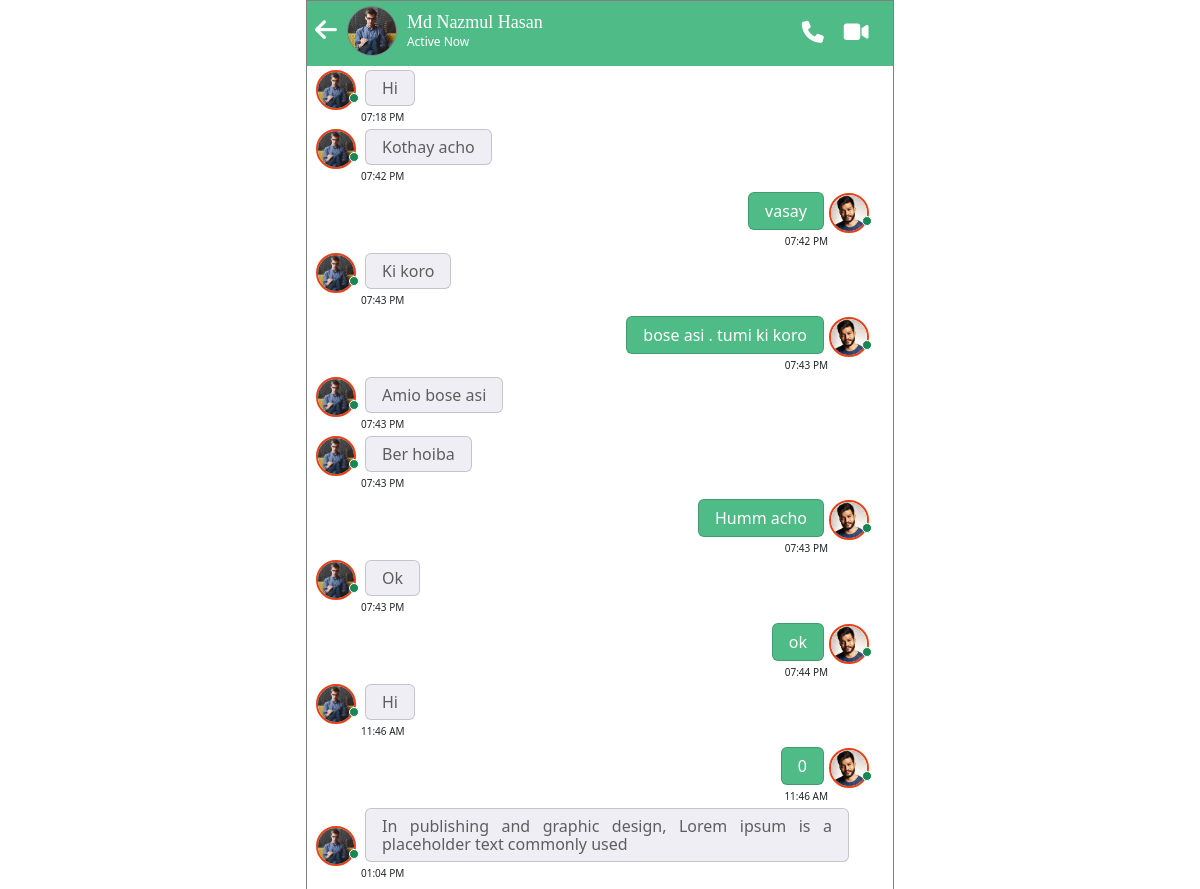
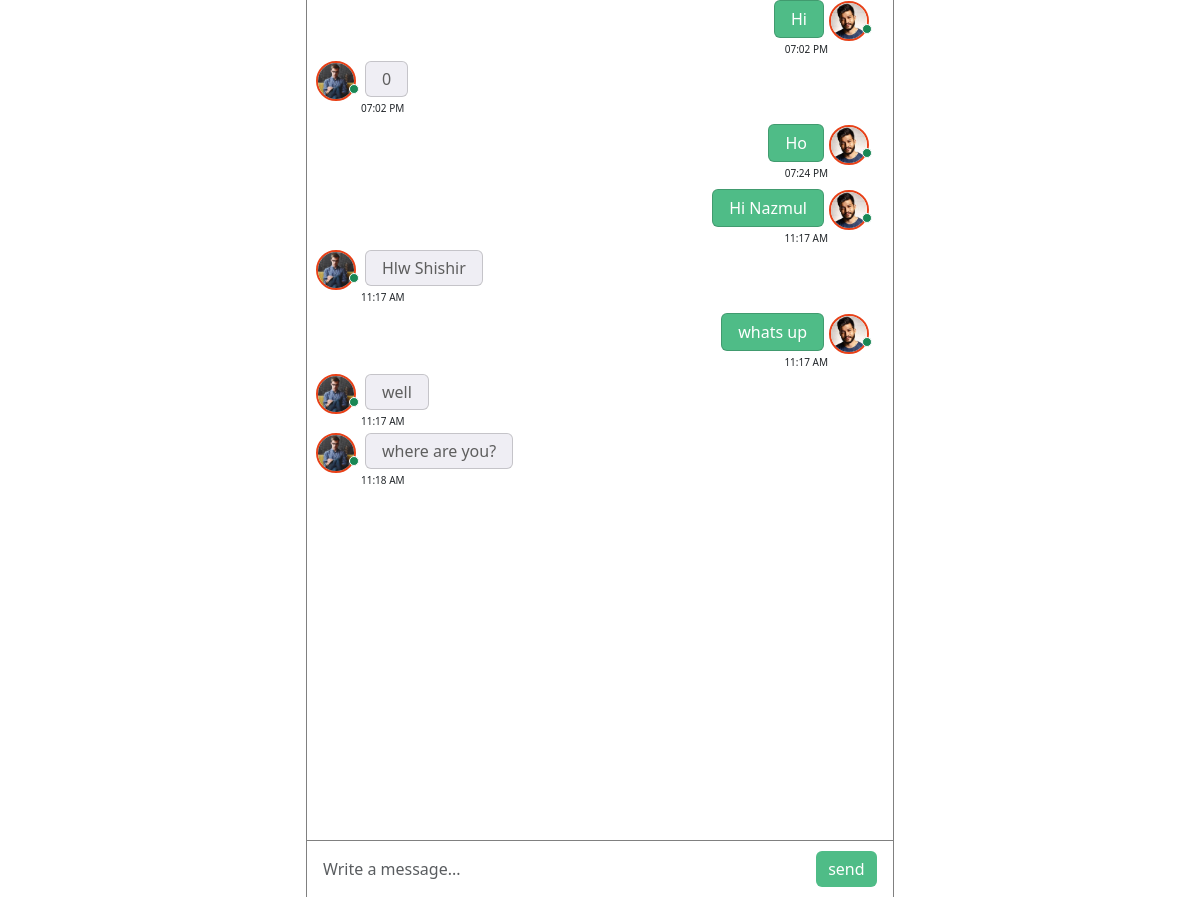
Screenshot of /chats-page/5 (signed in) with the database file from the repository (2 pictures, top to bottom).
### accounts/models.py (models this page shows)
class User(AbstractUser):
    avatar = models.ImageField(
        upload_to="avater",
        help_text="Designates that this user has permissions to access Profile Picture.",
        verbose_name="avatar"
    )

### core/models.py (models this page shows)
class Chat(models.Model):
    sender = models.PositiveIntegerField(default=None)
    message = models.TextField(null=True, blank=True)
    thread_name = models.CharField(null=True, blank=True, max_length=500)
    timestamp = models.DateTimeField(auto_now_add=True)
    def __str__(self):
        return self.message

### core/views.py (the view)
# urls.py: path('chats-page/<int:id>', chats_page, name="chats_page"),
@login_required(login_url='welcomePage')
def chats_page(request,id):
  try:
    user = User.objects.get(id=id)
  except User.DoesNotExist:
    return redirect('chats')
  to_user = User.objects.get(id=id)
  if request.user.id > to_user.id:
      thread_name = f'chat_{request.user.id}-{to_user.id}'
  else:
      thread_name = f'chat_{to_user.id}-{request.user.id}'
  messages = Chat.objects.filter(thread_name=thread_name)
  unseen_msg = ChatNotification.objects.filter(is_seen=False , user=request.user)
  for i in unseen_msg:
    if i.chat.sender == id:
      i.is_seen = True
      i.save()
  return render(request,"core/chats-page.html",locals())

### core/templates/core/chats-page.html (shortened to what this page needs)
<!doctype html>
{% load static %}
<html lang="en">
<head>
    <link href="https://cdn.jsdelivr.net/npm/bootstrap@5.3.0/dist/css/bootstrap.min.css" rel="stylesheet">
    <link rel="stylesheet" href="{% static 'core/css/style.css' %}">
</head>
<body>
    <div id="header">
        <div class="header-wrap p-2 d-flex align-items-center">
            <div class="back-btn">
                <a href="{% url 'chats' %}"><i class="fa-solid fa-arrow-left"></i></a>
            </div>
            <div class="profile-content d-flex">
                <div class="avatar">
                    <img src="{{user.avatar.url}}" alt="">
                </div>
                <div class="profile-info" style="width: 70%;">
                    <a href="" class="text-decoration-none text-white">{{user.first_name|truncatechars:15}}</a>
                    <p class="text-white" style="font-size: 12px;"> Active Now</p>
                </div>
            </div>
            <div class="chat-action-profile d-flex justify-content-end">
                <a href="" class="text-white text-decoration-none"><i class="fa-solid fa-phone"></i></a>
                <a href="" class="text-white text-decoration-none"><i class="fa-solid fa-video"></i></a>
            </div>
        </div>
        <div class="card-body p-4 pt-3" id="message_body" style="height: 75vh;overflow: auto;">
            {% for message in messages %}
                {% if message.sender == request.user.id %}
                        <div class="d-flex align-items-baseline pt-1 text-end justify-content-end">
                        <div class="pe-2" style="margin-right: 0.5rem !important;">
                            <div>
                                <div class="card card-text d-inline-block p-2 px-3 m-1"
                                    style="text-align: justify;line-height: 20px;background: #4FBC87;color: white;">
                                    {{message}}
                                </div>
                            </div>
                            <div>
                                <div class="small" style="font-size: 10px;">
                                    {{ message.timestamp|time:'h:i A' }}</div>
                            </div>
                        </div>
                        <div class="position-relative avatar_">
                            <img src="{{request.user.avatar.url}}" class="img-fluid" alt="">
                            <span
                                class="position-absolute bottom-0 start-100 translate-middle p-1 bg-success border border-light rounded-circle">
                            </span>
                        </div>
                    </div>
                {% else %}
                            <div class="d-flex align-items-baseline">
                            <div class="position-relative avatar_">
                                <img src="{{user.avatar.url}}" class="img-fluid " alt="">
                                <span
                                    class="position-absolute bottom-0 start-100 translate-middle p-1 bg-success border border-light rounded-circle">
                                </span>
                            </div>
                            <div class="pe-2" style="margin-right: 0.5rem !important;">
                                <div style="margin-left: 5px;">
                                    <div class="card card-text d-inline-block p-2 px-3 m-1"
                                        style="text-align: justify;line-height: 18px;background: #EFEEF4;color: #5e5e5e;">{{message}}
                                    </div>
                                </div>
                                <div>
                                    <div class="small" style="font-size: 10px;margin-left: 5px;">{{ message.timestamp|time:'h:i A' }}</div>
                                </div>
                            </div>
                        </div>
                {% endif %}
            {% endfor %}
        </div>
        <div class="card-footer bg-white position-fixed w-100 bottom-0 m-0 p-1">
            <div class="input-group">
                <form action="" class="d-flex justify-content-between w-100" id="message_form">
                    <input type="text" class="form-control border-0" placeholder="Write a message..."
                        id="message_input">
                    <div class="input-group-text bg-transparent border-0">
                        <button class="btn btn-primary" id="send_btn" style="background: #4FBC87;border: none;">
                            send
                        </button>
                    </div>
                </form>
            </div>
        </div>
    </div>
</body>
</html>

### static/core/css/style.css (style rules this page uses)
body { width: 49% !important; margin: 0 auto; height: 100vh; border: 1px solid gray; }
div#header { height: 65px; width: 100%; background: #4FBC87; }
.header-wrap { height: 60px; }
.back-btn a i { color: white; font-size: 25px; }
.avatar { width: 50px; height: 50px; background: gray; border-radius: 50%; margin-top: 10px; margin-left: 10px; margin-right: 10px; overflow: hidden; border: 1px solid gray; }
.profile-info a { font-size: 18px; font-family: ABeeZee; }
.profile-info { margin-top: 15px; line-height: 1.3; }
.profile-content { width: 65%; }
.chat-action-profile a { font-size: 22px; padding: 10px; }
.chat-action-profile { width: 30%; }
.avatar img { width: 100%; height: 100%; object-fit: cover; }
.card-footer { border-top: 1px solid gray; width: 48.8% !important; }
.avatar_ { width: 40px; height: 40px; border-radius: 50%; border: 2px solid #e84118; flex: none; margin-left: -15px !important; }
.position-relative.avatar_ img { width: 100%; height: 100%; object-fit: cover !important; }
.position-relative img { width: 100%; height: 100%; border-radius: 50%; }

### rows the page displays
User: avatar (picture), first_name "Md Nazmul Hasan"
Chat: avatar (picture), message "Hi", timestamp "07:18 PM"
Chat: avatar (picture), message "Kothay acho", timestamp "07:42 PM"
Chat: message "vasay", timestamp "07:42 PM", user.avatar (picture)
Chat: avatar (picture), message "Ki koro", timestamp "07:43 PM"
Chat: message "bose asi . tumi ki koro", timestamp "07:43 PM", user.avatar (picture)
Chat: avatar (picture), message "Amio bose asi", timestamp "07:43 PM"
Chat: avatar (picture), message "Ber hoiba", timestamp "07:43 PM"
Chat: message "Humm acho", timestamp "07:43 PM", user.avatar (picture)
Chat: avatar (picture), message "Ok", timestamp "07:43 PM"
Chat: message "ok", timestamp "07:44 PM", user.avatar (picture)
Chat: avatar (picture), message "Hi", timestamp "11:46 AM"
Chat: message "0", timestamp "11:46 AM", user.avatar (picture)
Chat: avatar (picture), message "In publishing and graphic design, Lorem ipsum is a placeholder text commonly used", timestamp "01:04 PM"
Chat: message "Hi", timestamp "07:02 PM", user.avatar (picture)
Chat: avatar (picture), message "0", timestamp "07:02 PM"
Chat: message "Ho", timestamp "07:24 PM", user.avatar (picture)
Chat: message "Hi Nazmul", timestamp "11:17 AM", user.avatar (picture)
Chat: avatar (picture), message "Hlw Shishir", timestamp "11:17 AM"
Chat: message "whats up", timestamp "11:17 AM", user.avatar (picture)
Chat: avatar (picture), message "well", timestamp "11:17 AM"
Chat: avatar (picture), message "where are you?", timestamp "11:18 AM"
